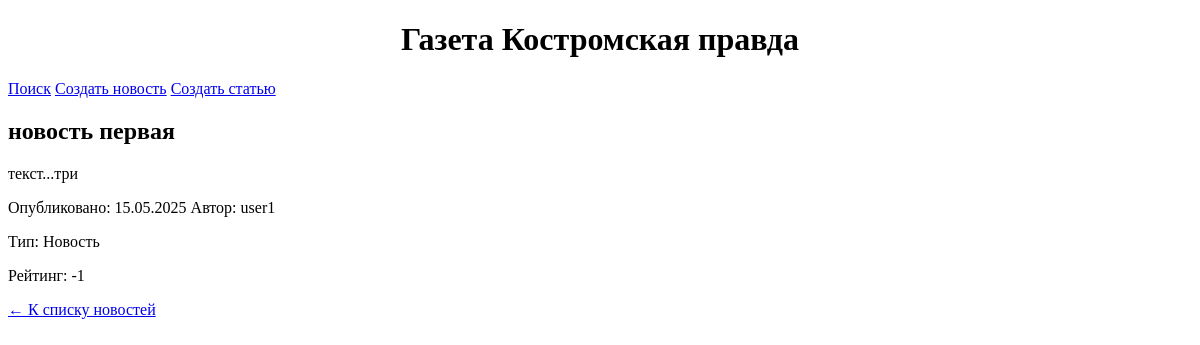
The app's page /news/3/, older data.
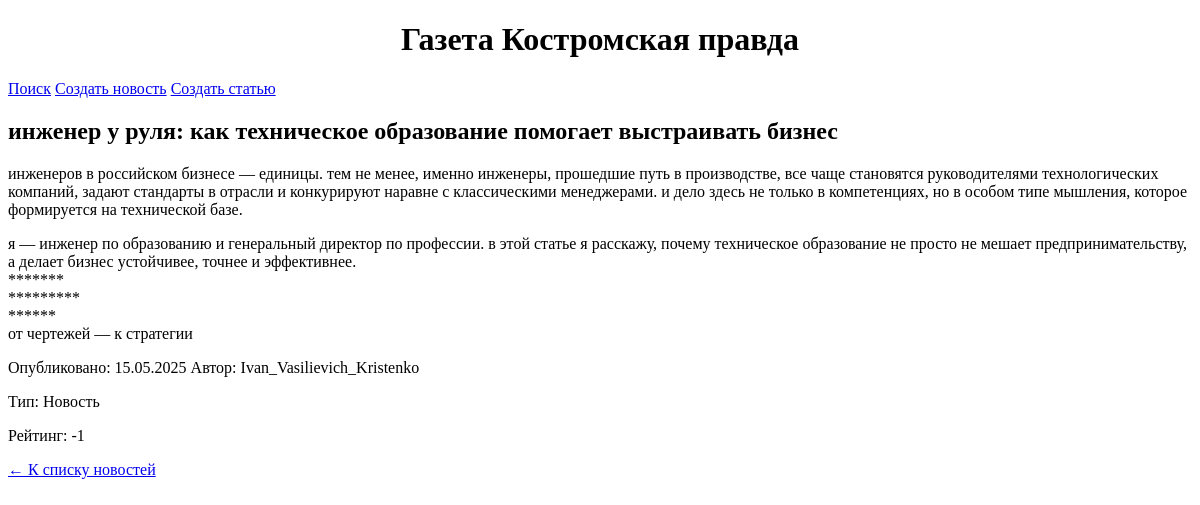
The same page, newer data.
### news/models.py (models this page shows, shortened)
class Post(models.Model):
    ARTICLE = 'AR'
    NEWS = 'NW'
    POST_TYPES = [
        (ARTICLE, 'Статья'),
        (NEWS, 'Новость'),
    ]
    author = models.ForeignKey(Author, on_delete=models.CASCADE)
    post_type = models.CharField(max_length=2, choices=POST_TYPES)
    created_at = models.DateTimeField(auto_now_add=True)
    categories = models.ManyToManyField(Category, through='PostCategory')
    title = models.CharField(max_length=200)
    content = models.TextField()
    rating = models.IntegerField(default=0)

class Author(models.Model):
    user = models.OneToOneField(User, on_delete=models.CASCADE)
    rating = models.IntegerField(default=0)

### news/views.py (the view)
# urls.py: path('<int:pk>/', NewsDetail.as_view(), name='news_detail'),  # Добавлены угловые скобки
class NewsDetail(DetailView):
    model = Post
    template_name = 'news/news_detail.html'
    context_object_name = 'post'
    def get_context_data(self, **kwargs):
        context = super().get_context_data(**kwargs)
        context ['comments'] = Comment.objects.filter(post=self.object)
        return context

### news/templatetags/custom_filters.py (called while the page is built)
@register.filter(name='censor')
def censor(value):
    if not isinstance(value, str):
        raise ValueError(f"Фильтр 'censor' можно применять только к строкам, получен: {type(value)}")
    for bad_word in BAD_WORDS:
        lower_bad_word = bad_word.lower()
        value = value.lower().replace(lower_bad_word, '*' * len(lower_bad_word))
    return value

### news/templates/news/news_detail.html (shortened to what this page needs)
{% extends 'default.html' %}
{% load custom_filters %}!
{% block content %}
<article class="news-detail">
    <h1>{{ post.title|censor }}</h1>
    <div class="post-content">
        {{ post.content|censor|linebreaks }}
    </div>
    <div class="post-meta">
        <p>Опубликовано: {{ post.created_at|date:"d.m.Y" }}   Автор: {{ post.author.user.username }}</p>
        <p>Тип: {{ post.get_post_type_display }}</p>
        <p>Рейтинг: {{ post.rating }}</p>
    </div>
    <div class="actions">
        <a href="{% url 'news_list' %}" class="back-link">← К списку новостей</a>
    </div>
</article>
{% endblock content %}

Row changes from the older to the newer data that the page shows:
changed Post "Новость": title|censor "новость первая" → "инженер у руля: как техническое образование помогает выстраивать бизнес"; content|censor "текст...три" → "инженеров в российском бизнесе — единицы. тем не менее, именно инженеры, прошедшие путь в производстве, все чаще становятся руководителями технологических компаний, задают стандарты в отрасли и конкурируют наравне с классическими менеджерами. и дело здесь не только в компетенциях, но в особом типе мышления, которое формируется на технической базе. я — инженер по образованию и генеральный директор по профессии. в этой статье я расскажу, почему техническое образование не просто не мешает предпринимательству, а делает бизнес устойчивее, точнее и эффективнее. ******* ********* ****** от чертежей — к стратегии"; author.user.username "user1" → "Ivan_Vasilievich_Kristenko"
